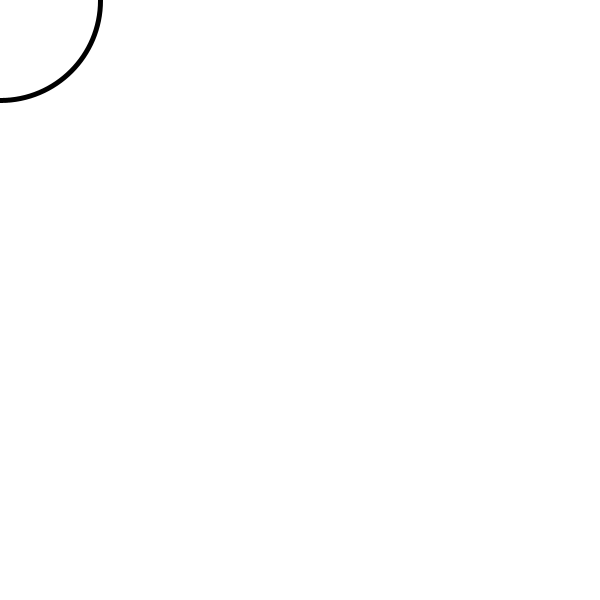
Frame 1 (no input)
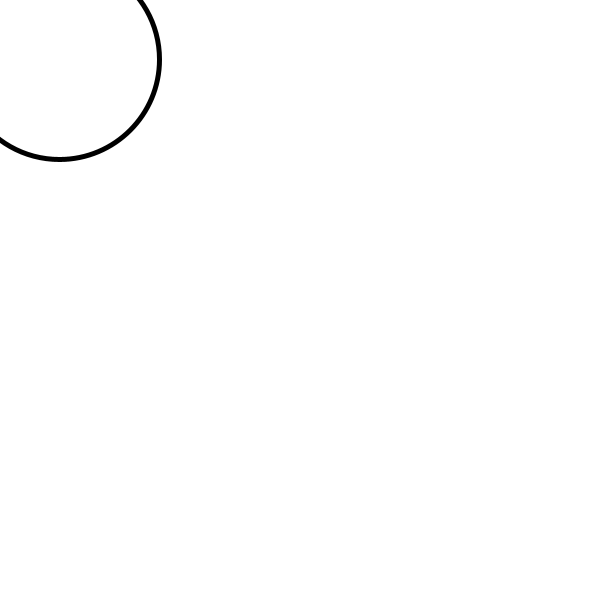
Frame 60 (the mouse pressed at the canvas centre just before this capture)
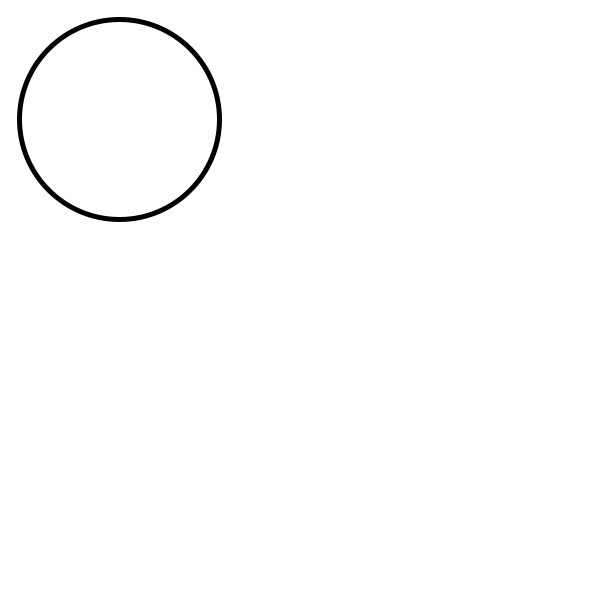
Frame 120 (the mouse held since frame 60 and released just before this capture)

The Processing sketch that drew these frames (run headless with seeded random() and noise(); from frame 60 on, the mouse is pressed at the canvas centre):

// Processing sketch: Unit_2_E4
// ── Unit_2_E4.pde
int x;
int y;

void setup() {
  size(600,600); 
  x = 0;
  y = 0;
  strokeWeight(5);
}

void draw() {
  background(255);
  ellipse(x,y,200,200);
  x = x + 1;
  y = y + 1;
  if (x>700)
    x=-100;
  if (y>700)
    y=-100;
}
